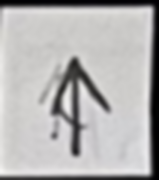
#> input picture symbol-dataset/arrow/arrow_1.png, 159 x 180 px
$ python -i preprocessor.py   (imports and definitions only)
#> lines starting #> are read from the running program, lines starting #| are printed output that depends on the picture
#> further down, picture is the input picture: shape (180, 159, 3); mean B, G, R 178.3, 178.5, 179.7
import cv2
import numpy as np
import os

# [51 lines left out: function align_with_sift, not called in this run]

def balance_lighting_clahe(img):
    """
    Balances the lighting of the raw photo using CLAHE (Contrast Limited Adaptive Histogram Equalisation).
    """

    lab = cv2.cvtColor(img, cv2.COLOR_BGR2LAB)
#> lab: shape (180, 159, 3); mean of channels 0, 1, 2 183.7, 128.4, 128.2
    l_channel, a_channel, b_channel = cv2.split(lab)

    shadow_map = cv2.GaussianBlur(l_channel, (151, 151), 0)
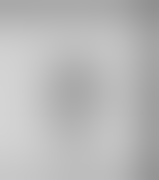
#> shadow_map: shape (180, 159); min 144, max 212, mean 185.1
    normalised_l = cv2.divide(l_channel, shadow_map, scale=255)
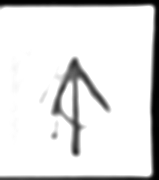
#> normalised_l: shape (180, 159); min 0, max 255, mean 225.3

    clahe = cv2.createCLAHE(clipLimit=2.0, tileGridSize=(8, 8))
    cl = clahe.apply(normalised_l)

    merged_lab = cv2.merge((cl, a_channel, b_channel))
#> merged_lab: shape (180, 159, 3); mean of channels 0, 1, 2 226.2, 128.4, 128.2
    balanced_img = cv2.cvtColor(merged_lab, cv2.COLOR_LAB2BGR)

    return balanced_img

# [19 lines left out: function run, not called in this run]

>>> import cv2
>>> picture = cv2.imread('symbol-dataset/arrow/arrow_1.png')
>>> result = balance_lighting_clahe(picture)

$ run again, on symbol-dataset/arrow/arrow_2.png
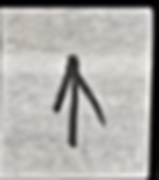
#> input picture symbol-dataset/arrow/arrow_2.png, 159 x 180 px
#> picture is the input picture: shape (180, 159, 3); mean B, G, R 169.3, 172.3, 174.9
#> lab: shape (180, 159, 3); mean of channels 0, 1, 2 178.3, 128.4, 129.8
#> in balance_lighting_clahe, `normalised_l = cv2.divide(l_channel, shadow_map, scale=255)`:
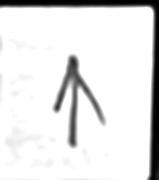
#> normalised_l: shape (180, 159); min 0, max 255, mean 228.3
#> merged_lab: shape (180, 159, 3); mean of channels 0, 1, 2 228.3, 128.4, 129.8
#> in balance_lighting_clahe, `balanced_img = cv2.cvtColor(merged_lab, cv2.COLOR_LAB2BGR)`:
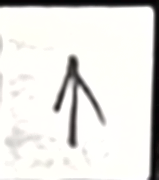
#> balanced_img: shape (180, 159, 3); mean B, G, R 224, 227.3, 228.2

$ run again, on symbol-dataset/arrow/arrow_3.png
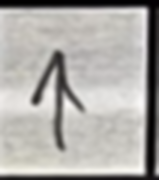
#> input picture symbol-dataset/arrow/arrow_3.png, 159 x 180 px
#> picture is the input picture: shape (180, 159, 3); mean B, G, R 167.3, 170.8, 173
#> lab: shape (180, 159, 3); mean of channels 0, 1, 2 176.1, 128.2, 130
#> in balance_lighting_clahe, `shadow_map = cv2.GaussianBlur(l_channel, (151, 151), 0)`:
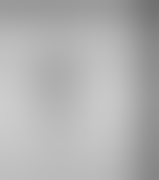
#> shadow_map: shape (180, 159); min 112, max 205, mean 177
#> merged_lab: shape (180, 159, 3); mean of channels 0, 1, 2 222.8, 128.2, 130
#> in balance_lighting_clahe, `balanced_img = cv2.cvtColor(merged_lab, cv2.COLOR_LAB2BGR)`:
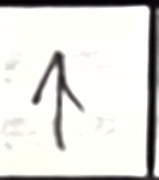
#> balanced_img: shape (180, 159, 3); mean B, G, R 218, 221.7, 222.5

$ run again, on symbol-dataset/arrow/arrow_4.png
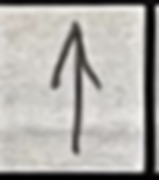
#> input picture symbol-dataset/arrow/arrow_4.png, 159 x 180 px
#> picture is the input picture: shape (180, 159, 3); mean B, G, R 168.7, 172.8, 175.5
#> lab: shape (180, 159, 3); mean of channels 0, 1, 2 178, 128.3, 130.3
#> in balance_lighting_clahe, `shadow_map = cv2.GaussianBlur(l_channel, (151, 151), 0)`:
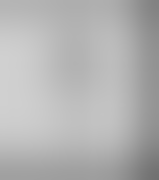
#> shadow_map: shape (180, 159); min 112, max 208, mean 178.7
#> merged_lab: shape (180, 159, 3); mean of channels 0, 1, 2 221.3, 128.3, 130.3
#> in balance_lighting_clahe, `balanced_img = cv2.cvtColor(merged_lab, cv2.COLOR_LAB2BGR)`:
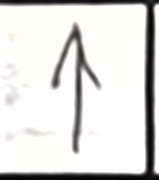
#> balanced_img: shape (180, 159, 3); mean B, G, R 215.9, 220.2, 221.1
